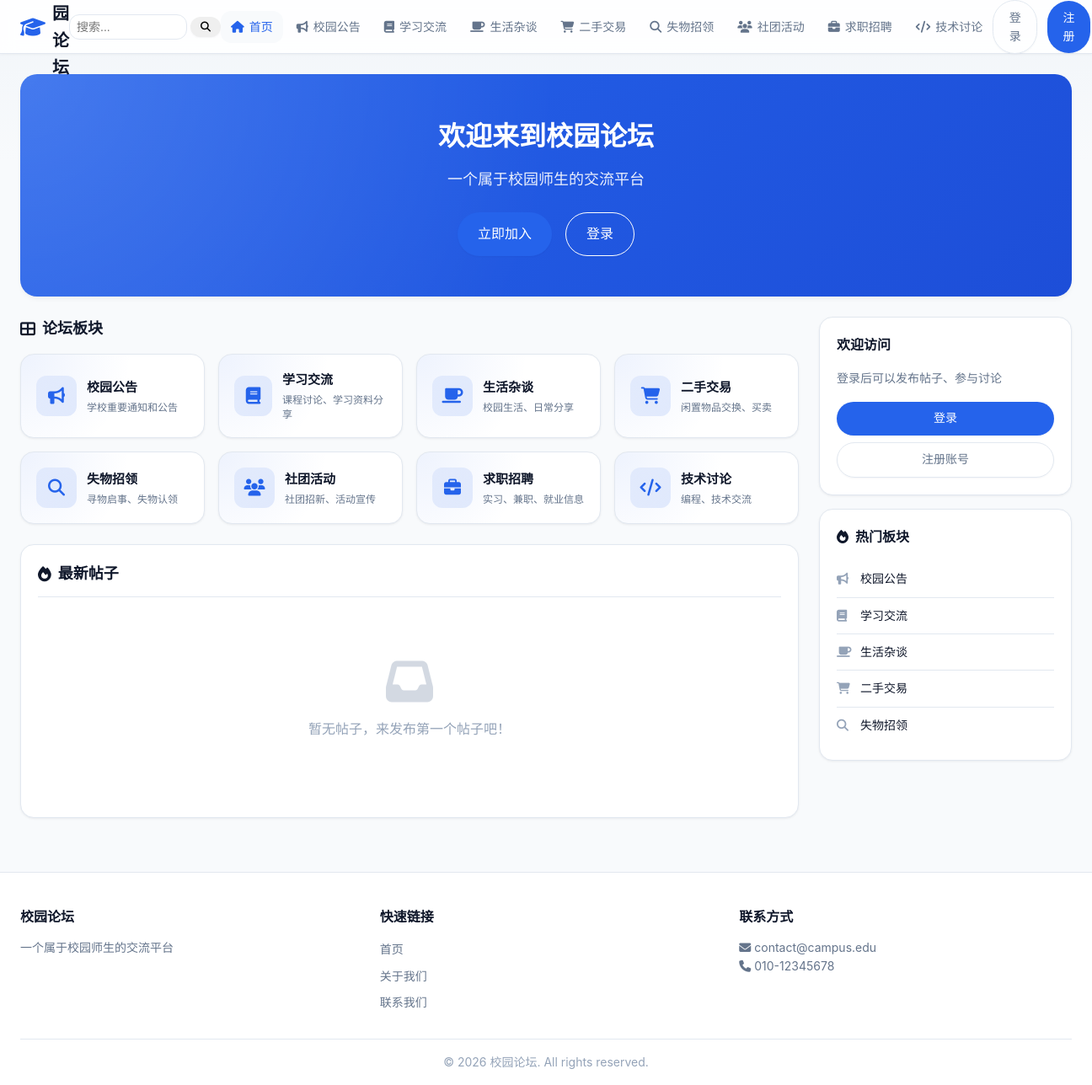
The page / on the database its author committed.
### tables this page shows
CREATE TABLE categories (
    id INT PRIMARY KEY AUTO_INCREMENT,
    name VARCHAR(50) NOT NULL COMMENT '板块名称',
    description TEXT COMMENT '板块描述',
    icon VARCHAR(50) COMMENT '图标',
    sort_order INT DEFAULT 0 COMMENT '排序',
    status TINYINT DEFAULT 1 COMMENT '状态：0-禁用，1-正常',
    created_at TIMESTAMP DEFAULT CURRENT_TIMESTAMP
);

### includes/functions.php (called while the page is built, shortened)
<?php
function clean($data) {
    return htmlspecialchars(trim($data), ENT_QUOTES, 'UTF-8');
}
function isLoggedIn() {
    return false;
}
function getCurrentUser() {
    if (!isLoggedIn()) {
        return null;
    }
    $pdo = getDBConnection();
    $stmt = $pdo->prepare("SELECT * FROM users WHERE id = ? AND status = 1");
    $stmt->execute([$_SESSION['user_id']]);
    return $stmt->fetch();
}
function getCategories() {
    $pdo = getDBConnection();
    $stmt = $pdo->query("SELECT * FROM categories WHERE status = 1 ORDER BY sort_order ASC");
    return $stmt->fetchAll();
}

### index.php (the view, shortened to what this page needs)
<?php
require_once __DIR__ . '/includes/functions.php';
$page = isset($_GET['page']) ? max(1, intval($_GET['page'])) : 1;
$posts = getPosts(null, $page);
$categories = getCategories();
include __DIR__ . '/includes/header.php';
?>
<div class="home-container">
    <section class="hero-section">
        <div class="hero-content">
            <h1>欢迎来到<?php echo SITE_NAME; ?></h1>
            <p><?php echo SITE_DESCRIPTION; ?></p>
            <?php if (!isLoggedIn()): ?>
            <div class="hero-actions">
                <a href="register.php" class="btn btn-primary btn-lg">立即加入</a>
                <a href="login.php" class="btn btn-outline btn-lg">登录</a>
            </div>
            <?php endif; ?>
        </div>
    </section>
    <div class="content-wrapper">
        <div class="main-column">
            <section class="categories-section">
                <h3><i class="fas fa-th-large"></i> 论坛板块</h3>
                <div class="categories-grid">
                    <?php foreach ($categories as $cat): ?>
                    <a href="category.php?id=<?php echo $cat['id']; ?>" class="category-card">
                        <div class="category-icon">
                            <i class="fas fa-<?php echo $cat['icon']; ?>"></i>
                        </div>
                        <div class="category-info">
                            <h4><?php echo clean($cat['name']); ?></h4>
                            <p><?php echo clean($cat['description']); ?></p>
                        </div>
                    </a>
                    <?php endforeach; ?>
                </div>
            </section>
            <section class="posts-section">
                <div class="section-header">
                    <h3><i class="fas fa-fire"></i> 最新帖子</h3>
                </div>
                <?php if (empty($posts)): ?>
                <div class="empty-state">
                    <i class="fas fa-inbox"></i>
                    <p>暂无帖子，来发布第一个帖子吧！</p>
                </div>
                <?php endif; ?>
            </section>
        </div>
        <aside class="sidebar">
            <?php if ($currentUser): ?>
            <div class="widget user-widget">
                <div class="user-card">
                    <img src="<?php echo getAvatarUrl($currentUser['avatar']); ?>" alt="<?php echo clean($currentUser['nickname'] ?: $currentUser['username']); ?>" class="user-avatar-lg">
                    <h4><?php echo clean($currentUser['nickname'] ?: $currentUser['username']); ?></h4>
                    <p class="user-signature"><?php echo clean($currentUser['signature'] ?: '这个人很懒，什么都没写~'); ?></p>
                    <div class="user-actions">
                        <a href="profile.php" class="btn btn-outline btn-sm">个人中心</a>
                        <a href="my-posts.php" class="btn btn-primary btn-sm">我的帖子</a>
                    </div>
                </div>
            </div>
            <?php else: ?>
            <div class="widget login-widget">
                <h4>欢迎访问</h4>
                <p>登录后可以发布帖子、参与讨论</p>
                <div class="widget-actions">
                    <a href="login.php" class="btn btn-primary btn-block">登录</a>
                    <a href="register.php" class="btn btn-outline btn-block">注册账号</a>
                </div>
            </div>
            <?php endif; ?>
            <div class="widget">
                <h4><i class="fas fa-fire"></i> 热门板块</h4>
                <ul class="category-list">
                    <?php foreach (array_slice($categories, 0, 5) as $cat): ?>
                    <li>
                        <a href="category.php?id=<?php echo $cat['id']; ?>">
                            <i class="fas fa-<?php echo $cat['icon']; ?>"></i>
                            <?php echo clean($cat['name']); ?>
                        </a>
                    </li>
                    <?php endforeach; ?>
                </ul>
            </div>
        </aside>
    </div>
</div>
<?php include __DIR__ . '/includes/footer.php'; ?>

### includes/header.php (shortened to what this page needs)
<?php
require_once __DIR__ . '/functions.php';
$currentUser = getCurrentUser();
$categories = getCategories();
?>
<!DOCTYPE html>
<html lang="zh-CN">
<head>
    <link rel="stylesheet" href="assets/css/style.css">
    <link rel="stylesheet" href="https://cdnjs.cloudflare.com/ajax/libs/font-awesome/6.4.0/css/all.min.css">
</head>
<body>
    <header class="header">
        <div class="container">
            <div class="header-inner">
                <a href="index.php" class="logo">
                    <i class="fas fa-graduation-cap"></i>
                    <span><?php echo SITE_NAME; ?></span>
                </a>
                <form method="GET" action="search.php" class="header-search-form">
                    <input type="text" name="q" placeholder="搜索..." value="<?php echo isset($_GET['q']) ? clean($_GET['q']) : ''; ?>">
                    <button type="submit" class="btn btn-sm"><i class="fas fa-search"></i></button>
                </form>
                <nav class="main-nav">
                    <a href="index.php" class="<?php echo !isset($_GET['category']) ? 'active' : ''; ?>">
                        <i class="fas fa-home"></i> 首页
                    </a>
                    <?php foreach ($categories as $cat): ?>
                    <a href="category.php?id=<?php echo $cat['id']; ?>"
                       class="<?php echo isset($_GET['id']) && $_GET['id'] == $cat['id'] ? 'active' : ''; ?>">
                        <i class="fas fa-<?php echo $cat['icon']; ?>"></i> <?php echo clean($cat['name']); ?>
                    </a>
                    <?php endforeach; ?>
                </nav>
                <div class="header-actions">
                    <?php if ($currentUser): ?>
                        <a href="post-create.php" class="btn btn-primary">
                            <i class="fas fa-plus"></i> 发布帖子
                        </a>
                        <?php $notifCount = function_exists('getUnreadNotificationCount') ? getUnreadNotificationCount($currentUser['id']) : 0; ?>
                        <div class="notification-dropdown">
                            <a href="notifications.php" class="notification-trigger" id="notificationTrigger" title="通知">
                                <i class="fas fa-bell"></i>
                                <?php if ($notifCount > 0): ?><span class="notification-badge"><?php echo $notifCount > 99 ? '99+' : $notifCount; ?></span><?php endif; ?>
                            </a>
                            <div class="notification-dropdown-menu" id="notificationDropdown">
                                <div class="notification-dropdown-header">
                                    <a href="notifications.php">通知中心</a>
                                </div>
                                <div class="notification-dropdown-list" id="notificationDropdownList">
                                    <p class="text-muted">加载中...</p>
                                </div>
                            </div>
                        </div>
                        <div class="user-menu">
                            <a href="profile.php" class="user-avatar">
                                <img src="<?php echo getAvatarUrl($currentUser['avatar']); ?>" alt="<?php echo clean($currentUser['nickname'] ?: $currentUser['username']); ?>">
                                <span><?php echo clean($currentUser['nickname'] ?: $currentUser['username']); ?></span>
                                <i class="fas fa-chevron-down"></i>
                            </a>
                            <div class="dropdown-menu">
                                <a href="profile.php"><i class="fas fa-user"></i> 个人中心</a>
                                <a href="my-posts.php"><i class="fas fa-file-alt"></i> 我的帖子</a>
                                <a href="messages.php"><i class="fas fa-envelope"></i> 站内消息</a>
                                <?php if (isAdmin()): ?>
                                <a href="admin/"><i class="fas fa-cog"></i> 后台管理</a>
                                <?php endif; ?>
                                <div class="divider"></div>
                                <a href="logout.php"><i class="fas fa-sign-out-alt"></i> 退出登录</a>
                            </div>
                        </div>
                    <?php else: ?>
                        <a href="login.php" class="btn btn-outline">登录</a>
                        <a href="register.php" class="btn btn-primary">注册</a>
                    <?php endif; ?>
                </div>
            </div>
        </div>
    </header>
    <main class="main-content">

### includes/footer.php (shortened to what this page needs)
    </main>
    <footer class="footer">
        <div class="container">
            <div class="footer-inner">
                <div class="footer-section">
                    <h4><?php echo SITE_NAME; ?></h4>
                    <p><?php echo SITE_DESCRIPTION; ?></p>
                </div>
                <div class="footer-section">
                    <h4>快速链接</h4>
                    <ul>
                        <li><a href="index.php">首页</a></li>
                        <li><a href="about.php">关于我们</a></li>
                        <li><a href="contact.php">联系我们</a></li>
                    </ul>
                </div>
                <div class="footer-section">
                    <h4>联系方式</h4>
                    <p><i class="fas fa-envelope"></i> contact@campus.edu</p>
                    <p><i class="fas fa-phone"></i> 010-12345678</p>
                </div>
            </div>
            <div class="footer-bottom">
                <p>&copy; <?php echo date('Y'); ?> <?php echo SITE_NAME; ?>. All rights reserved.</p>
            </div>
        </div>
    </footer>
</body>
</html>

### rows shown on the page
categories: name "校园公告", description "学校重要通知和公告"
categories: name "学习交流", description "课程讨论、学习资料分享"
categories: name "生活杂谈", description "校园生活、日常分享"
categories: name "二手交易", description "闲置物品交换、买卖"
categories: name "失物招领", description "寻物启事、失物认领"
categories: name "社团活动", description "社团招新、活动宣传"
categories: name "求职招聘", description "实习、兼职、就业信息"
categories: name "技术讨论", description "编程、技术交流"

### other values the page prints
SITE_NAME "校园论坛"
SITE_DESCRIPTION "一个属于校园师生的交流平台"
